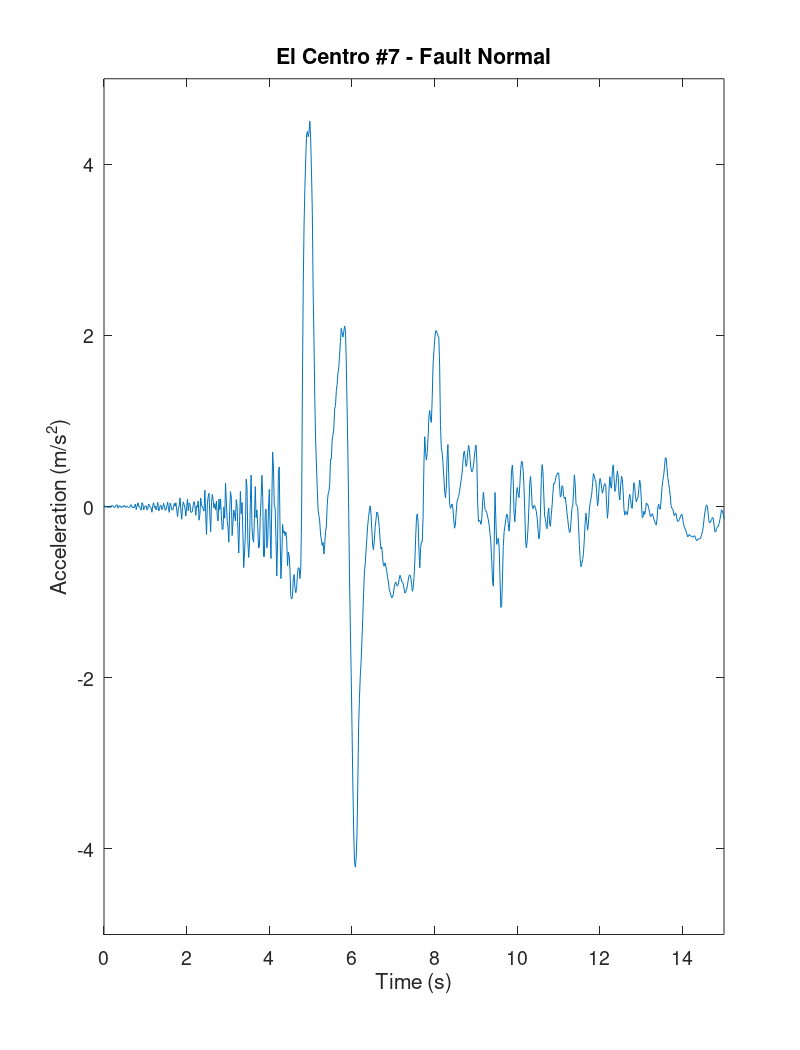

Source code (MATLAB):
close all; clear all;
orient tall
data_fn=load('elcen07_230fn.dat');
g=9.81;

dt=0.02;
[m,n]=size(data_fn);
k=1;
for i=1:m
for j=1:n
   A_fn(k)=data_fn(i,j)/100;   %change units from cm/s^2 to m/s^2
   Time(k)=dt*(k-1);
   k=k+1;
end
end

plot(Time,A_fn)
set(gca,'FontSize',14)
title('El Centro #7 - Fault Normal')
axis([0 15 -5 5])
xlabel('Time (s)')
ylabel('Acceleration (m/s^2)')

